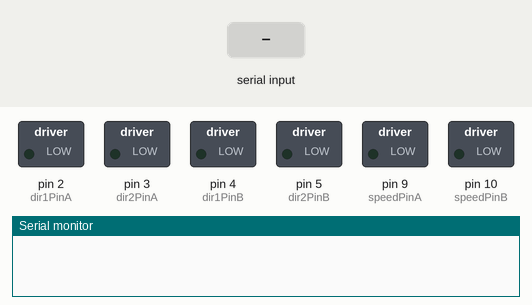
This sketch was run on a simulated Arduino Uno, built with avr-gcc and run on an emulated ATmega328P. Shown: switched loads named in the sketch (green lamp = pin HIGH), the last lines printed to the serial monitor. The inputs (shaded band) are chosen by the test bench.

Above: at 1.2 s.
1.3 s: "1" received over Serial
At 2.5 s:
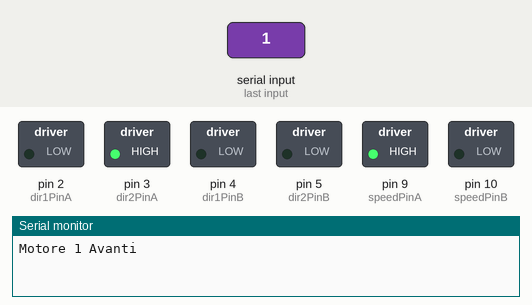
2.8 s: "2" received over Serial
At 3.7 s:
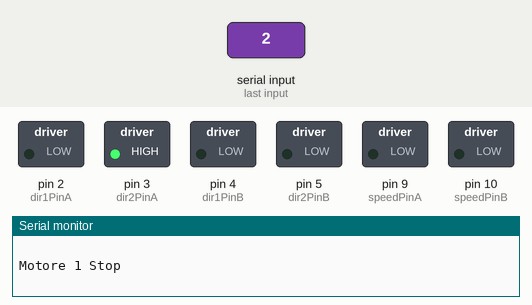
4.3 s: "3" received over Serial
At 4.8 s:
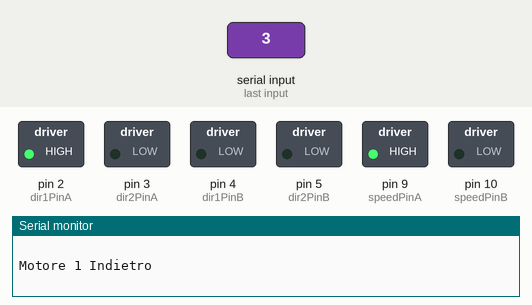
5.8 s: "4" received over Serial
At 7.0 s:
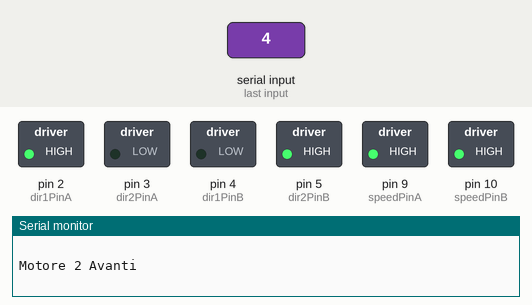
7.3 s: "5" received over Serial
At 8.3 s:
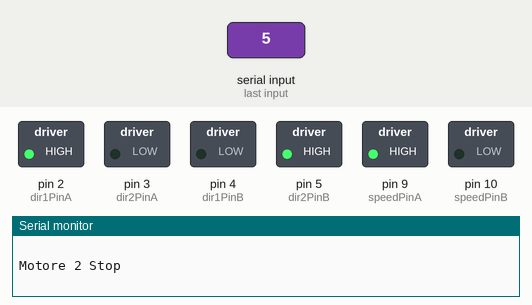
8.8 s: "6" received over Serial
At 9.4 s:
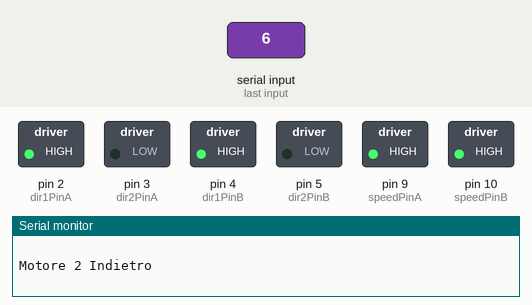
Timing chart, 0 to 11.3 s (numbered marks = the images above; inputs shaded):
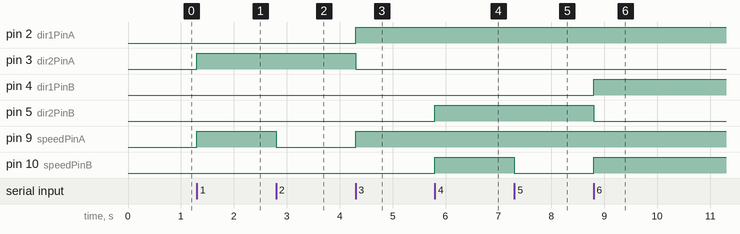

The sketch:

Esempio1.ino
```cpp
//Menù di controllo:
//
// 1 -Motore 1 Avanti
// 2 -Motore 1 Stop
// 3 -Motore 1 Indietro
//
// 4 -Motore 2 Avanti
// 5 -Motore 2 Stop
// 6 -Motore 2 Indietro

// Definisco le variabile per il Motore 1
int dir1PinA = 2;
int dir2PinA = 3;
int speedPinA = 9; // Definisco il pin per il controllo  di velocità con un segnale PWM

// Definisco le variabile per il Motore 1
int dir1PinB = 4;
int dir2PinB = 5;
int speedPinB = 10; // Definisco il pin per il controllo  di velocità con un segnale PWM

void setup() {
// Inizializzo la porta seriale a 9600 boud:
Serial.begin(9600);

//Configuro i pin di arduino in uscita per pilotare L298N

pinMode(dir1PinA,OUTPUT);
pinMode(dir2PinA,OUTPUT);
pinMode(speedPinA,OUTPUT);
pinMode(dir1PinB,OUTPUT);
pinMode(dir2PinB,OUTPUT);
pinMode(speedPinB,OUTPUT);

}

void loop() {

// Inizializzo l'interfaccia seriale in ascolto

if (Serial.available() > 0) {
int inByte = Serial.read();
int speed; // Variabile locale

switch (inByte) {

//______________Motore 1______________

case '1': // Motore 1 Avanti
analogWrite(speedPinA, 255);//Configurazione velocità del motore tramite PWM
digitalWrite(dir1PinA, LOW);
digitalWrite(dir2PinA, HIGH);
Serial.println("Motore 1 Avanti"); // Scrive su la seriale
Serial.println("   "); // Crea una line vuota
break;

case '2': // Motore 1 Stop
analogWrite(speedPinA, 0);
digitalWrite(dir1PinA, LOW);
digitalWrite(dir2PinA, HIGH);
Serial.println("Motore 1 Stop");
Serial.println("   ");
break;

case '3': // Motore 1 Indietro
analogWrite(speedPinA, 255);
digitalWrite(dir1PinA, HIGH);
digitalWrite(dir2PinA, LOW);
Serial.println("Motore 1 Indietro");
Serial.println("   ");
break;

//______________Motore 2______________

case '4': // Motore 2 Avanti
analogWrite(speedPinB, 255);
digitalWrite(dir1PinB, LOW);
digitalWrite(dir2PinB, HIGH);
Serial.println("Motore 2 Avanti");
Serial.println("   ");
break;

case '5': // Motore 1 Stop
analogWrite(speedPinB, 0);
digitalWrite(dir1PinB, LOW);
digitalWrite(dir2PinB, HIGH);
Serial.println("Motore 2 Stop");
Serial.println("   ");
break;

case '6': // Motor 2 Indietro
analogWrite(speedPinB, 255);
digitalWrite(dir1PinB, HIGH);
digitalWrite(dir2PinB, LOW);
Serial.println("Motore 2 Indietro");
Serial.println("   ");
break;

default:
// Resetta tutti i pin dopo che è stato effettuato il ciclo
for (int thisPin = 2; thisPin < 11; thisPin++) {
digitalWrite(thisPin, LOW);
}
 }
   }
     }
```

Measured:
- after the input at 1.3 s, pin 3 (dir2PinA), pin 9 (speedPinA): LOW → HIGH at once
- after the input at 2.8 s, pin 9 (speedPinA): HIGH → LOW at once
- after the input at 4.3 s, pin 2 (dir1PinA), pin 9 (speedPinA): LOW → HIGH at once; pin 3 (dir2PinA): HIGH → LOW at once
- after the input at 5.8 s, pin 5 (dir2PinB), pin 10 (speedPinB): LOW → HIGH at once
- after the input at 7.3 s, pin 10 (speedPinB): HIGH → LOW at once
- after the input at 8.8 s, pin 4 (dir1PinB), pin 10 (speedPinB): LOW → HIGH at once; pin 5 (dir2PinB): HIGH → LOW at once
